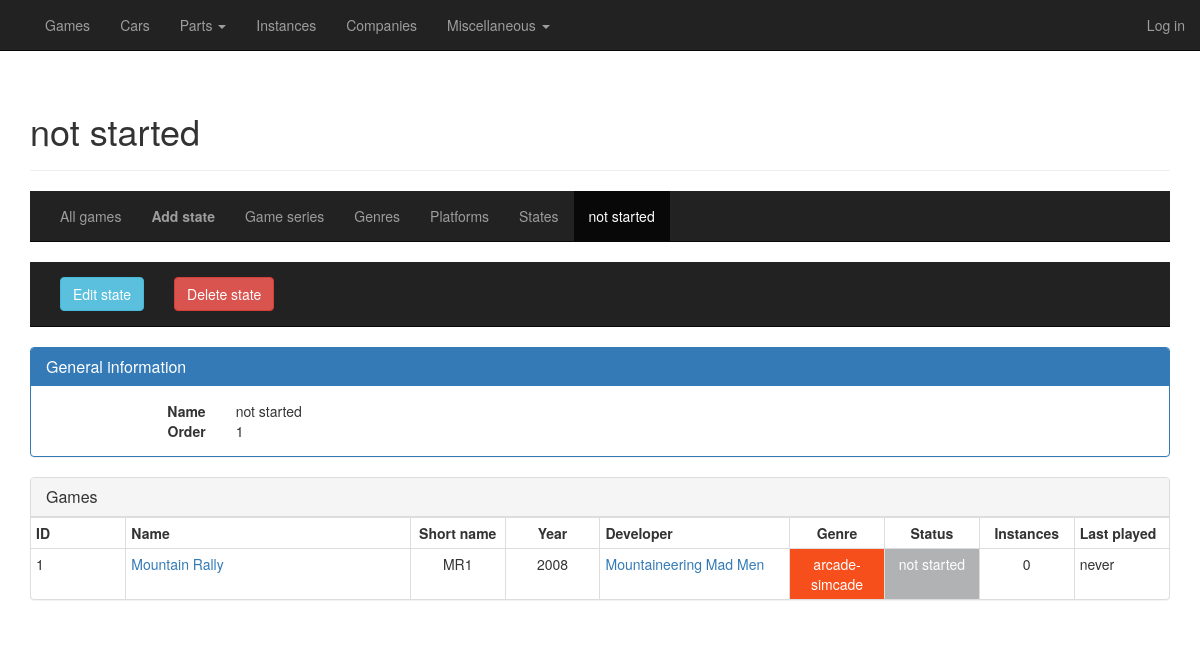
/games/states/detail/1, run on the app's committed database.
### general/models/game.py (models this page shows, shortened)
class GameState(database.Model):
    __tablename__ = "game_states"
    id = database.Column(database.Integer, primary_key=True)
    order = database.Column(database.Integer, index=True, nullable=False, unique=True)
    name = database.Column(database.Unicode, index=True, nullable=False, unique=True)
    games = database.relationship('Game', backref='state', lazy='dynamic')
    def get_css_name(self):
        if self.name == "not started":
            return "state-not-started"

class Game(database.Model):
    __tablename__ = "games"
    id = database.Column(database.Integer, primary_key=True)
    datetime_added = database.Column(database.DateTime, default=datetime.utcnow, index=True, nullable=False)
    datetime_edited = database.Column(database.DateTime, default=datetime.utcnow, index=True, nullable=False)
    datetime_played = database.Column(database.DateTime, index=True, nullable=True)
    is_deleted = database.Column(database.Boolean, default=False, index=True, nullable=False)
    name_full = database.Column(database.Unicode, index=True, nullable=False)
    name_display = database.Column(database.Unicode, nullable=False)
    name_short = database.Column(database.Unicode, nullable=False)
    game_series_id = database.Column(database.Integer, database.ForeignKey("game_series.id"), index=True, nullable=True)
    order_in_series = database.Column(database.Integer, nullable=True)
    platforms = database.relationship('Platform', secondary="game_platform")
    developer_id = database.Column(database.Integer, database.ForeignKey("companies.id"), index=True, nullable=False)
    date_released = database.Column(database.Date, index=True, nullable=True)
    genre_id = database.Column(database.Integer, database.ForeignKey("game_genres.id"), index=True, nullable=False)
    game_state_id = database.Column(database.Integer, database.ForeignKey("game_states.id"), nullable=True)
    activities = database.relationship('GameActivity', backref='game', lazy='dynamic')
    no_of_instances = database.Column(database.Integer, default=0, nullable=False)
    no_of_times_played = database.Column(database.Integer, default=0, nullable=False)
    instances = database.relationship('Instance', backref='game', lazy='dynamic')
    texts = database.relationship('GameText', backref='game', lazy='dynamic')
    images = database.relationship('GameImage', backref='game', lazy='dynamic')
    def get_last_played_date(self):
        if self.datetime_played is not None:
            date_string = "{}/{}/{}".format(self.datetime_played.day,
                                            self.datetime_played.month,
                                            self.datetime_played.year)
            return date_string
        else:
            return "never"
    def get_state(self):
        return self.state.name if self.state is not None else "n/a"
    def get_year_released(self):
        return self.date_released.year if self.date_released is not None else "n/a"

class GameGenre(database.Model):
    __tablename__ = "game_genres"
    id = database.Column(database.Integer, primary_key=True)
    name = database.Column(database.Unicode, index=True, nullable=False, unique=True)
    realism = database.Column(database.Integer, nullable=False, unique=True)
    games = database.relationship('Game', backref='genre', lazy='dynamic')
    def get_css_name(self):
        if self.name == "arcade":
            return "genre-arcade"
        if self.name == "arcade-simcade":
            return "genre-arcade-simcade"

### general/models/misc.py (models this page shows, shortened)
class Company(database.Model):
    __tablename__ = "companies"
    id = database.Column(database.Integer, primary_key=True)
    name_full = database.Column(database.Unicode, nullable=False)
    name_display = database.Column(database.Unicode, index=True, nullable=False)
    name_short = database.Column(database.Unicode, nullable=True)
    description = database.Column(database.Unicode, nullable=True)
    is_game_developer = database.Column(database.Boolean, default=False, index=True, nullable=False)
    is_game_publisher = database.Column(database.Boolean, default=False, index=True, nullable=False)
    is_car_manufacturer = database.Column(database.Boolean, default=False, index=True, nullable=False)
    is_car_part_manufacturer = database.Column(database.Boolean, default=False, index=True, nullable=False)
    owner_id = database.Column(database.Integer, database.ForeignKey("companies.id"), index=True, nullable=True)
    country_id = database.Column(database.Integer, database.ForeignKey("countries.id"), index=True, nullable=True)
    date_established = database.Column(database.Date, index=True, nullable=True)
    date_ceased_to_exist = database.Column(database.Date, nullable=True)
    no_of_games_developed = database.Column(database.Integer, default=0, nullable=True)
    no_of_cars_produced = database.Column(database.Integer, default=0, nullable=True)
    no_of_parts_produced = database.Column(database.Integer, default=0, nullable=True)
    cars = database.relationship('Car', secondary="car_manufacturer")
    engines = database.relationship('Engine', backref='manufacturer', lazy='dynamic')
    forced_induction = database.relationship('ForcedInduction', backref='manufacturer', lazy='dynamic')
    games = database.relationship('Game', backref='developer', lazy='dynamic')
    owner = database.relationship('Company', remote_side=[id], backref='owned_companies')
    transmissions = database.relationship('Transmission',  backref='manufacturer', lazy='dynamic')
    texts = database.relationship('CompanyText', backref='company', lazy='dynamic')
    images = database.relationship('CompanyImage', backref='company', lazy='dynamic')

### general/routes_games.py (the view)
@cardb.route("/games/states/detail/<id>", methods=['GET', 'POST'])
def detail_state(id):
    state = GameState.query.get(id)
    return render_template("games_detail_state.html",
                           title="{}".format(state.name),
                           heading="{}".format(state.name),
                           state=state,
                           viewing="states")

### general/templates/games_detail_state.html (shortened to what this page needs)
{% extends "games_base.html" %}
{% block games_content %}
    {% block subsubmenu %}
        <nav class="navbar navbar-inverse navbar-static-top">
            <div class="container">
                <div class="collapse navbar-collapse">
                    <ul class="nav navbar-nav">
                        {% if state %}
                        <li><a href="{{ url_for('edit_state', id=state.id) }}"><button type="button" class="btn btn-info">Edit state</button></a></li>
                        <li><a href="#"><button type="button" class="btn btn-danger" data-toggle="modal" data-target="#deleteModal">Delete state</button></a></li>
                        {% endif %}
                    </ul>
                </div>
            </div>
        </nav>
    {% endblock %}
    <div>
        <div class="panel panel-primary">
          <div class="panel-heading">
            <h3 class="panel-title">General information</h3>
          </div>
          <div class="panel-body">
              <div class="row">
                  <div class="col-sm-2 text-right"><b>Name</b></div>
                  <div class="col-sm-10">{{ state.name }}</div>
              </div>
              <div class="row">
                  <div class="col-sm-2 text-right"><b>Order</b></div>
                  <div class="col-sm-10">{{ state.order }}</div>
              </div>
          </div>
        </div>
    </div>
    <div class="panel panel-default">
      <div class="panel-heading">
        <h3 class="panel-title">Games</h3>
      </div>
      <div class="table-responsive">
          <table class="table table-bordered table-condensed">
              {% if state.games.all == [] %}
              <tr>
                  <td class="text-center"><strong>There are no games with this status in the database.</strong></td>
              </tr>
              {% else %}
                {% include "_games_top.html" %}
                {% for game in state.games %}
                    {% with game=game %}
                        {% include "_games_row.html" %}
                    {% endwith %}
                {% endfor %}
              {% endif %}
          </table>
      </div>
    </div>
{% endblock %}

### general/templates/games_base.html (shortened to what this page needs)
{% extends "base.html" %}
{% block cardb_content %}
    <div class="page-header">
        <h1>{{ heading }}</h1>
    </div>
    {% block submenu %}
        <nav class="navbar navbar-inverse navbar-static-top">
            <div class="container">
                <div class="collapse navbar-collapse">
                    <ul class="nav navbar-nav">
                        <li><a class="hover-underline-animation" href="{{ url_for('overview_games') }}">All games</a></li>
                        {% if viewing == "states" %}
                        <li><a class="hover-underline-animation" href="{{ url_for('add_state') }}"><strong>Add state</strong></a></li>
                        {% endif %}
                        <li><a class="hover-underline-animation" href="{{ url_for('overview_game_series') }}">Game series</a></li>
                        <li><a class="hover-underline-animation" href="{{ url_for('overview_genres') }}">Genres</a></li>
                        <li><a class="hover-underline-animation" href="{{ url_for('overview_platforms') }}">Platforms</a></li>
                        <li><a class="hover-underline-animation" href="{{ url_for('overview_states') }}">States</a></li>
                        {% if state %}
                        <li class="active"><a href="#">{{ state.name }}</a></li>
                        {% endif %}
                    </ul>
                </div>
            </div>
        </nav>
    {% endblock %}
    {% block games_content %}
    {% endblock %}
{% endblock %}

### general/templates/_games_row.html
<tr>
    <td class="col-sm-1">{{ game.id }}</td>
    <td class="col-sm-3"><a href="{{ url_for('detail_game', id=game.id) }}">{{ game.name_display }}</a></td>
    <td class="col-sm-1 text-center">{{ game.name_short }}</td>
    <td class="col-sm-1 text-center">{{ game.get_year_released() }}</td>
    <td class="col-sm-2"><a href="{{ url_for('detail_company', id=game.developer.id) }}">{{ game.developer.name_display }}</a></td>
    <td class="col-sm-1 {% if game.genre != None %}{{ game.genre.get_css_name() }}{% endif %} text-center">{{ game.genre.name }}</td>
    <td class="col-sm-1 {% if game.state != None %}{{ game.state.get_css_name() }}{% endif %} text-center">{{ game.get_state() }}</td>
    <td class="col-sm-1 text-center">{{ game.no_of_instances }}</td>
    <td class="col-sm-1">{{ game.get_last_played_date() }}</td>
</tr>

### general/static/css/car-database.css (style rules this page uses)
.hover-underline-animation { display: inline-block; position: relative; color: white; }
.hover-underline-animation::after { content: ''; position: absolute; width: 100%; transform: scaleX(0); height: 2px; bottom: 0; left: 0; background-color: white; transform-origin: bottom right; transition: transform 0.25s ease-out; }
.genre-arcade-simcade { color: #ffffff; background: #f74f1b; }
.state-not-started { color: #ffffff; background: #b1b2b3; }

### data on the page
GameState: name "not started", order "1"
Game: id "1", name_display "Mountain Rally", name_short "MR1", get_year_released "2008", developer.name_display "Mountaineering Mad Men", genre.name "arcade-simcade", get_state "not started", no_of_instances "0", get_last_played_date "never"
